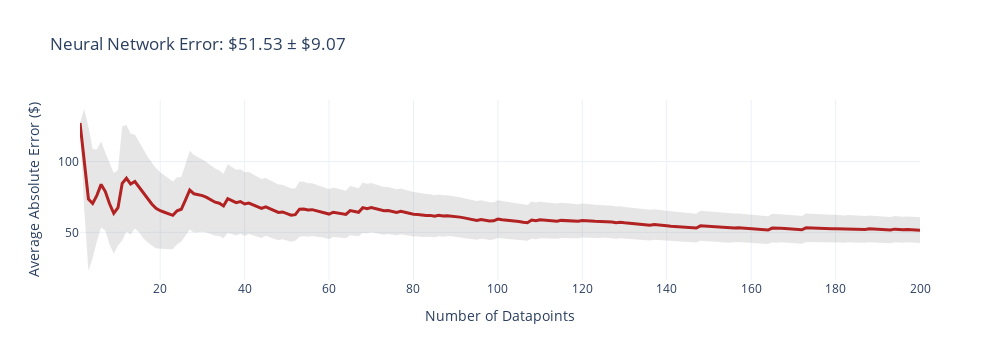
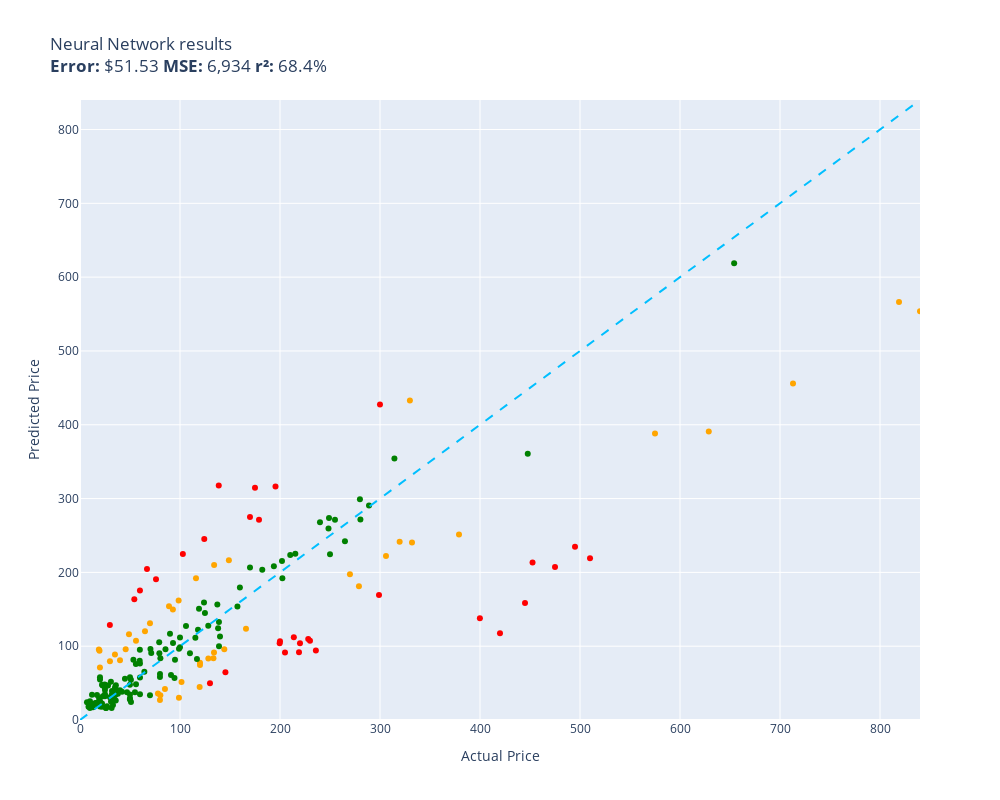

Source (notebook cell) for these figures, in order:
### Code cell
evaluate(neural_network, test)

### Figure 1 — Plotly figure (JSON) as saved in the notebook; plotly's stock layout.template omitted (floating-point values rounded to 4 significant figures; data arrays with more than 128 entries replaced by an {"elided": "..."} marker saying what was removed)
{"data": [{"fill": "toself", "fillcolor": "rgba(128,128,128,0.2)", "hoverinfo": "skip", "line": {"color": "rgba(255,255,255,0)"}, "name": "95% CI", "showlegend": false, "type": "scatter", "x": {"elided": "400 int values"}, "y": {"elided": "400 float values"}}, {"customdata": {"elided": "200x1 float values"}, "hovertemplate": "n=%{x}<br>Avg Error=$%{y:,.2f}<br>±95% CI=$%{customdata[0]:,.2f}<extra></extra>", "line": {"color": "firebrick", "width": 3}, "mode": "lines", "name": "Cumulative Avg Error", "type": "scatter", "x": {"elided": "200 int values"}, "y": {"elided": "200 float values"}}], "layout": {"height": 360, "showlegend": false, "title": {"text": "Neural Network Error: $51.53 ± $9.07"}, "width": 1000, "xaxis": {"title": {"text": "Number of Datapoints"}}, "yaxis": {"title": {"text": "Average Absolute Error ($)"}}}}

### Figure 2 — Plotly figure (JSON) as saved in the notebook; plotly's stock layout.template omitted (floating-point values rounded to 4 significant figures)
{"data": [{"customdata": [["Old Blood Noise Excess V2 Distortion Cho...\nGuess=$91.70 Actual=$219.00"], ["Stand for Raven Pro Document Scanner - P...\nGuess=$128.82 Actual=$29.85"], ["RBC12-UPC Replacement Battery Cartridge ...\nGuess=$107.42 Actual=$229.99"], ["Innovative Percussion CB-6 Chamois Bass ...\nGuess=$163.50 Actual=$54.32"], ["SKB iSeries 3i-13096-6KP Case for BlackM...\nGuess=$314.56 Actual=$174.99"], ["DEWALT 20V MAX* XR Impact Driver with Bl...\nGuess=$213.39 Actual=$452.53"], ["Mini PC, Kinupute Desktop Computer E3-12...\nGuess=$234.68 Actual=$495.00"], ["Travelpro Platinum Elite Slim Business L...\nGuess=$112.22 Actual=$213.83"], ["JRready ST6313 DT Deutsch Connector Kit,...\nGuess=$104.14 Actual=$199.68"], ["Dakota Alert MURS Alert Probe Sensor - M...\nGuess=$104.08 Actual=$219.99"], ["Wenger City Upgrade Laptop Backpack with...\nGuess=$64.60 Actual=$145.42"], ["3D Tree Hole Branches 075 Stair Risers D...\nGuess=$49.84 Actual=$129.99"], ["KOHLER 18865-CP Filtered Water Faucet, P...\nGuess=$207.20 Actual=$475.00"], ["Sumerain S1339CM Double Handle Widesprea...\nGuess=$94.22 Actual=$235.86"], ["Lighted Triangle Mirror Cabinet Bathroom...\nGuess=$158.63 Actual=$445.00"], ["BESTILL Wall Mounted Shower Faucet Set, ...\nGuess=$190.54 Actual=$76.00"], ["Dell Optiplex 390 Desktop Computer i3 3....\nGuess=$245.13 Actual=$124.27"], ["LEGO Marvel Avengers War Machine Buster ...\nGuess=$175.43 Actual=$59.95"], ["Pioneer 2AM401-BN Two Handle Kitchen Fau...\nGuess=$109.68 Actual=$228.22"], ["Canon Sure Shot 90u 35mm Date Camera\nGuess=$137.85 Actual=$399.89"], ["Mikrotik RB3011UIAS-RM RouterBOARD 10xGi...\nGuess=$169.36 Actual=$299.00"], ["MXR Carbon Copy Deluxe Analog Delay Guit...\nGuess=$316.24 Actual=$195.50"], ["GENUINE VOLVO THERMOSTAT (3.0, 3.2) S60 ...\nGuess=$225.02 Actual=$102.85"], ["Universal Power Group 12V 100Ah Sealed L...\nGuess=$106.67 Actual=$199.99"], ["18 Inch White Undermount Kitchen Sink - ...\nGuess=$271.26 Actual=$179.00"], ["SP Air Corporation SP-8102BU 1/4-Inch He...\nGuess=$91.59 Actual=$204.99"], ["Competition Clutch Disc and Pressure Pla...\nGuess=$219.00 Actual=$510.00"], ["Pacific Drums PDCM1618TTRB 16 x 18 Inche...\nGuess=$117.42 Actual=$419.99"], ["HP Laserjet 2100 Laser Printer W/Test Pr...\nGuess=$427.61 Actual=$299.98"], ["KZ ZS10 Pro in Ear Monitor Headphone KZ ...\nGuess=$204.60 Actual=$66.99"], ["Garmin 010-12402-10 GT15M-TM Transom-Mou...\nGuess=$317.72 Actual=$138.74"], ["Xiaomi Redmi 10 2022 NFC 4G LTE (128GB +...\nGuess=$274.99 Actual=$169.99"]], "hovertemplate": "%{customdata[0]}<extra></extra>", "legendgroup": "red", "marker": {"color": "red", "size": 6, "symbol": "circle"}, "mode": "markers", "name": "red", "orientation": "v", "showlegend": true, "type": "scatter", "x": [219.0, 29.85, 230.0, 54.32, 175.0, 452.5, 495.0, 213.8, 199.7, 220.0, 145.4, 130.0, 475.0, 235.9, 445.0, 76.0, 124.3, 59.95, 228.2, 399.9, 299.0, 195.5, 102.8, 200.0, 179.0, 205.0, 510.0, 420.0, 300.0, 66.99, 138.7, 170.0], "xaxis": "x", "y": [91.7, 128.8, 107.4, 163.5, 314.6, 213.4, 234.7, 112.2, 104.1, 104.1, 64.6, 49.84, 207.2, 94.22, 158.6, 190.5, 245.1, 175.4, 109.7, 137.9, 169.4, 316.2, 225.0, 106.7, 271.3, 91.59, 219.0, 117.4, 427.6, 204.6, 317.7, 275.0], "yaxis": "y"}, {"customdata": [["telpo Headlight Assembly Fit For 15 Camr...\nGuess=$192.08 Actual=$115.99"], ["EXMAX NG-10X Fresnel Lens Focusing Adapt...\nGuess=$131.07 Actual=$69.98"], ["SuppliesOutlet Compatible Toner Cartridg...\nGuess=$95.95 Actual=$144.29"], ["Pump Head TBVECHI 175PSI 4KW 5.5HP 21CFM...\nGuess=$432.87 Actual=$329.90"], ["Bam France 2002XL Contoured Hightech Bla...\nGuess=$455.83 Actual=$713.00"], ["Metabo HPT 36V MultiVolt™ Cordless Rotar...\nGuess=$251.45 Actual=$379.00"], ["Intermatic PX300 12V 300W Transformer wi...\nGuess=$91.35 Actual=$134.00"], ["HK SYSTEMS 13\" Heavy Duty Black \"Push\" O...\nGuess=$42.01 Actual=$84.95"], ["Bam Trekking 3027SB Single Black Clarine...\nGuess=$240.34 Actual=$332.00"], ["Aolemi Oil Rubbed Bronze Single Function...\nGuess=$161.93 Actual=$98.65"], ["Clementoni 39132.5 Jigsaw Puzzle 1,000 P...\nGuess=$27.03 Actual=$79.95"], ["KOMPUTERBAY 4GB 2X 2GB DDR2 1066MHz PC2-...\nGuess=$33.65 Actual=$80.34"], ["Canon EOS Rebel T7 Digital SLR Camera wi...\nGuess=$566.27 Actual=$819.00"], ["Fjallraven, Kanken Laptop 15\" Backpack f...\nGuess=$44.64 Actual=$119.65"], ["Diversitech WG840585 Motor, (Ddb) 1/3Hp,...\nGuess=$210.11 Actual=$134.12"], ["MC: Pindicator (Dual Intensity Amber)\nGuess=$80.93 Actual=$40.00"], ["Webcem Solar Shed Light Outdoor Indoor, ...\nGuess=$35.92 Actual=$77.96"], ["Poison Spyder 10-08-020 Rocker Knocker\nGuess=$390.83 Actual=$628.76"], ["Engine Thermostat, Replace 19301-PAA-306...\nGuess=$95.46 Actual=$18.89"], ["Pidoko Kids Train Table, Grey with 90 Pc...\nGuess=$74.63 Actual=$119.97"], ["Ceramic Talavera Mexican Tile 4x4\", 9 Pi...\nGuess=$79.67 Actual=$29.95"], ["Marvel Legends Series X-Men 6-Inch Archa...\nGuess=$30.00 Actual=$98.95"], ["Kingston Brass KS269SN Kingston Clawfoot...\nGuess=$222.34 Actual=$305.99"], ["EMART Photography C Stand with Boom Arm,...\nGuess=$77.60 Actual=$119.99"], ["KOHLER K-1185540-CP Assembly-Slider\nGuess=$95.69 Actual=$45.67"], ["Aeromotive 13304 Regulator, X1 Adjustabl...\nGuess=$197.35 Actual=$269.95"], ["Walker Exhaust Ultra EPA 16478 Direct Fi...\nGuess=$388.06 Actual=$574.99"], ["DuraGo 29515020 Front Hub Assembly\nGuess=$83.40 Actual=$128.34"], ["Chalkboard Name Badges with Magnetic Bac...\nGuess=$71.17 Actual=$19.95"], ["Linkloos Solar Street Lights Outdoor Wat...\nGuess=$107.42 Actual=$55.99"], ["CradlePoint Compact Broadband Router (CB...\nGuess=$154.05 Actual=$89.00"], ["Cardone 84-58642 New HEI Electronic Dist...\nGuess=$123.51 Actual=$165.99"], ["UPR Mach 1 Chin Spoiler Fits 94-98 Musta...\nGuess=$120.26 Actual=$64.99"], ["Lorell Bell Chair Glide, 2.5\", Black\nGuess=$93.69 Actual=$19.50"], ["VIPMOTOZ Sequential Turn Signal Premium ...\nGuess=$181.30 Actual=$278.94"], ["A-Premium Front Suspension Steering Knuc...\nGuess=$116.10 Actual=$48.99"], ["Venom Power Terra Hunter R/T+ R/T All-Te...\nGuess=$241.49 Actual=$319.65"], ["Dell XPS 13 9343-2727SLV 13.3\" Full HD S...\nGuess=$553.83 Actual=$839.99"], ["DuraGo BR5330 Front Vented Disc Brake Ro...\nGuess=$51.33 Actual=$101.51"], ["Vinyl Soft Top Roll-up Adjustable Truck ...\nGuess=$216.45 Actual=$148.88"], ["Blanco 230966 Valea Stainless Steel Sink...\nGuess=$149.79 Actual=$92.88"], ["Targus CityGear Durable Backpack, Black,...\nGuess=$83.59 Actual=$133.43"], ["Jada Toys Ryan's World Combo Panda Airli...\nGuess=$88.72 Actual=$34.94"]], "hovertemplate": "%{customdata[0]}<extra></extra>", "legendgroup": "orange", "marker": {"color": "orange", "size": 6, "symbol": "circle"}, "mode": "markers", "name": "orange", "orientation": "v", "showlegend": true, "type": "scatter", "x": [116.0, 69.98, 144.3, 329.9, 713.0, 379.0, 134.0, 84.95, 332.0, 98.65, 79.95, 80.34, 819.0, 119.7, 134.1, 40.0, 77.96, 628.8, 18.89, 120.0, 29.95, 98.95, 306.0, 120.0, 45.67, 269.9, 575.0, 128.3, 19.95, 55.99, 89.0, 166.0, 64.99, 19.5, 278.9, 48.99, 319.6, 840.0, 101.5, 148.9, 92.88, 133.4, 34.94], "xaxis": "x", "y": [192.1, 131.1, 95.95, 432.9, 455.8, 251.5, 91.35, 42.01, 240.3, 161.9, 27.03, 33.65, 566.3, 44.64, 210.1, 80.93, 35.92, 390.8, 95.46, 74.63, 79.67, 30.0, 222.3, 77.6, 95.69, 197.4, 388.1, 83.4, 71.17, 107.4, 154.1, 123.5, 120.3, 93.69, 181.3, 116.1, 241.5, 553.8, 51.33, 216.4, 149.8, 83.59, 88.72], "yaxis": "y"}, {"customdata": [["NewPower99 Battery Kit for Samsung Galax...\nGuess=$37.69 Actual=$54.95"], ["ACDelco GM Original Equipment FW339 Fron...\nGuess=$225.23 Actual=$215.33"], ["8544771 Dryer Heating Element, 279816 Th...\nGuess=$26.52 Actual=$35.74"], ["46mm Digital Pro High-Resolution Close-U...\nGuess=$54.98 Actual=$19.99"], ["Panasonic KX-TG6511B DECT 6.0 PLUS Expan...\nGuess=$105.38 Actual=$79.20"], ["LOVE MEI Galaxy S10 Lite Case, Military ...\nGuess=$27.62 Actual=$32.98"], ["GJY Portable TV,10.6 inch Mini TV for AT...\nGuess=$90.60 Actual=$79.36"], ["LD Products Compatible Toner Cartridge R...\nGuess=$34.63 Actual=$49.98"], ["APS iBoard 6-inch Aluminum (Black Powder...\nGuess=$223.63 Actual=$210.23"], ["PEMP E65 E66 CDC Simulate Optical Fiber ...\nGuess=$150.73 Actual=$119.00"], ["CORSAIR Dominator Platinum RGB 32GB (2x1...\nGuess=$159.22 Actual=$124.00"], ["June Garden 12\" Sweet Dolly Charlotte - ...\nGuess=$25.79 Actual=$19.99"], ["10GBase-LR SFP+ Transceiver, Handar 10GB...\nGuess=$57.85 Actual=$19.99"], ["Deco Mount Pro Tripod Microphone Stand w...\nGuess=$76.43 Actual=$59.95"], ["GanFindX Portable Car Hand Controls for ...\nGuess=$179.41 Actual=$159.90"], ["Scranton & Co 3 Drawer Mobile File Cabin...\nGuess=$111.32 Actual=$115.35"], ["Evergreen HSHB2005 Cylinder Head Gasket ...\nGuess=$80.29 Actual=$59.69"], ["Task T24287 Roman Ogee Router Bit with 1...\nGuess=$76.01 Actual=$55.88"], ["Southwire 120V/15A Right Angle User Atta...\nGuess=$35.61 Actual=$37.87"], ["15\" Locking Shower Head Extension Arm in...\nGuess=$58.34 Actual=$79.95"], ["Mylites+ Standard Comic Book Mylar Sleev...\nGuess=$43.91 Actual=$34.99"], ["Tidal Front + Rear Fender Flares 4PC Poc...\nGuess=$271.31 Actual=$254.99"], ["DALDED LED Light Kit for Lego Sonic Gree...\nGuess=$34.87 Actual=$24.99"], ["152MM Hole Saws M42 Bi-Metal High Speed ...\nGuess=$20.89 Actual=$17.99"], ["Baseball Backpacks Large 18 Inch Bookbag...\nGuess=$34.11 Actual=$31.77"], ["AUTOFREE LED Tail Lights Assembly Compat...\nGuess=$215.47 Actual=$201.99"], ["Adams Check Payment and Deposit Register...\nGuess=$34.29 Actual=$35.49"], ["Projector, CRAZVIEW Projector with WiFi ...\nGuess=$81.58 Actual=$53.40"], ["Retevis RT68 Soft Earhook Walkie Talkie ...\nGuess=$23.93 Actual=$6.99"], ["Evan-Fischer Front Bumper Cover Compatib...\nGuess=$191.95 Actual=$202.38"], ["Laisomeke Waterproof Junction Box, Unive...\nGuess=$21.45 Actual=$11.99"], ["Festool 492370 Platin 2 S1000 Grit 6-Inc...\nGuess=$60.84 Actual=$91.00"], ["Western Digital Enterprise RE4-GP 2TB SA...\nGuess=$90.41 Actual=$109.95"], ["DIMARZIO 204284 DP 163FBK Blues Bucker G...\nGuess=$116.97 Actual=$89.99"], ["VLAND LED Smoked Taillights Compatible F...\nGuess=$267.86 Actual=$239.99"], ["PM Auto Front Right Quick Complete Strut...\nGuess=$145.01 Actual=$124.94"], ["Tablet PC Cover Compatible with Lenovo T...\nGuess=$16.36 Actual=$31.61"], ["Miyaya@ Funny Animal Masks Collection fo...\nGuess=$23.53 Actual=$16.99"], ["Trail Gear Twin Stick Kit for Top Shift ...\nGuess=$299.12 Actual=$279.92"], ["Ultra Duster Canned Air Net 10 Oz 6-Pack\nGuess=$27.86 Actual=$49.90"], ["Beck/Arnley 0421945 Air Filter\nGuess=$47.17 Actual=$35.87"], ["IQShield Screen Protector Compatible wit...\nGuess=$16.36 Actual=$9.95"], ["Liberty Imports 12 Pack: US Military Toy...\nGuess=$33.77 Actual=$16.98"], ["Neporal Full Spectrum Light Bulb, 6000K ...\nGuess=$21.49 Actual=$18.59"], ["Satco S9596, 4 Count (Pack of 1), 4.18\nGuess=$34.09 Actual=$12.00"], ["Intrepid International Dressage Letters-...\nGuess=$18.46 Actual=$26.99"], ["ANZO USA 111207 GMC SIERRA 99-06 / YUKON...\nGuess=$203.65 Actual=$182.28"], ["KUNN Small Electrician Tool Pouch Utilit...\nGuess=$22.35 Actual=$21.99"], ["Trim Kit for 2-handle Shower & Tub Valve...\nGuess=$81.56 Actual=$94.99"], ["iPhone 12/12 Pro Nicaragua Guardabarranc...\nGuess=$18.30 Actual=$19.97"], ["Replacement Remote Control for PANASONIC...\nGuess=$35.84 Actual=$34.95"], ["KS K-STORM Replacement Silicone Mushroom...\nGuess=$17.85 Actual=$8.50"], ["LSSAGOON Backpack for Women Teen Kids Gi...\nGuess=$29.08 Actual=$33.99"], ["Grey Pneumatic 1311SD Impact Socket Set\nGuess=$153.79 Actual=$157.43"], ["4LT LUMINETTE Vanity Opal GLS BSN\nGuess=$111.90 Actual=$99.99"], ["4pc Wheel Spacers Adapters 4\" (2inch Per...\nGuess=$82.59 Actual=$116.95"], ["GE RPWF SmartWater Comparable Refrigerat...\nGuess=$40.17 Actual=$36.99"], ["Urth 62mm UV, Circular Polarizing (CPL),...\nGuess=$99.96 Actual=$139.00"], ["MGP Caliper Covers 39011SACURD Red Powde...\nGuess=$273.55 Actual=$249.00"], ["LSI Broadcom SAS 9300-8i 8-port 12Gb/s S...\nGuess=$122.21 Actual=$118.00"], ["Royal Designs, Inc. Decorative Abundant ...\nGuess=$40.52 Actual=$24.95"], ["NewFantasia Replacement Audio Cable with...\nGuess=$24.97 Actual=$31.00"], ["MONOCARBON Forged Carbon Fiber Case for ...\nGuess=$34.95 Actual=$59.99"], ["AC Compressor & A/C Kit For BMW 335i 335...\nGuess=$354.39 Actual=$314.41"], ["Wilkinson LOW GAUSS Vintage Tone Strat S...\nGuess=$51.83 Actual=$30.93"], ["Ibanez M510OVS Acoustic Mandolin in Vint...\nGuess=$206.77 Actual=$169.99"], ["Berta (6 Pieces) 1-1/4 inch Overlay, 90 ...\nGuess=$48.09 Actual=$24.66"], ["USB Charger, CIVIE High Speed 60W Multip...\nGuess=$23.18 Actual=$15.99"], ["Pyle Wireless Rear View Backup Camera - ...\nGuess=$96.26 Actual=$70.45"], ["Hp Pavilion P7-1257c Motherboard Aahd3-h...\nGuess=$95.16 Actual=$59.86"], ["Kastar Battery Pack Replacement for Sony...\nGuess=$20.55 Actual=$19.99"], ["Auertech Portable Washing Machine, 14lbs...\nGuess=$96.43 Actual=$98.99"], ["New Replacement seat cover fits Yamaha M...\nGuess=$132.67 Actual=$138.95"], ["Amana Tool - SC587 Carbide Tipped 3-Wing...\nGuess=$90.90 Actual=$71.23"], ["Evan Fischer Radiator Cooling Fan Assemb...\nGuess=$156.31 Actual=$137.34"], ["ECCPP Power Steering Pump for 2009-2010 ...\nGuess=$95.97 Actual=$85.48"], ["AZX Stylus Pencil for Apple iPad Pro 202...\nGuess=$30.74 Actual=$29.99"], ["Raspberry Pi 3 Model B+ Aluminum Case Me...\nGuess=$22.83 Actual=$14.99"], ["Skullcandy Hesh Evo Bluetooth Headphones...\nGuess=$33.53 Actual=$69.99"], ["ROHL WSGUM3018WH Wire Sink Grids, White\nGuess=$127.85 Actual=$128.28"], ["ASUS VY279HE-W 27” 1080P Monitor - White...\nGuess=$124.22 Actual=$138.10"], ["LCD Screen for Dell Inspiron 17R 17.3\" H...\nGuess=$65.47 Actual=$64.37"], ["Music Hall pa15.3 MM/MC Phono Preamplifi...\nGuess=$224.55 Actual=$250.00"], ["Diversitech UC2436-3 Ultralite Condenser...\nGuess=$83.78 Actual=$80.39"], ["4 Inches Rolled Muffler Tip Catback Exha...\nGuess=$208.30 Actual=$193.88"], ["CTLAMP XL-2100 Professional Quality XL-2...\nGuess=$39.17 Actual=$32.00"], ["200 ' feet True 14 Gauge AWG CCA Speaker...\nGuess=$55.74 Actual=$44.95"], ["APS iBoard (304 Stainless Steel Polished...\nGuess=$242.33 Actual=$264.95"], ["200 Couples Conversation Cards - Enjoy B...\nGuess=$20.44 Actual=$32.97"], ["The Puppet Company - Carpet-Unicorn, Whi...\nGuess=$23.34 Actual=$19.00"], ["KUNFINE Android Radio CarPlay & Android ...\nGuess=$127.35 Actual=$106.00"], ["KYX Racing Hardened Steel Center Drive S...\nGuess=$37.73 Actual=$46.99"], ["StonKraft Brass Chess Board Game Set wit...\nGuess=$113.07 Actual=$140.00"], ["Baumgartens Sicurix Blank PVC ID Cards (...\nGuess=$29.29 Actual=$19.11"], ["OEM Samsung Remote Control Shipped with ...\nGuess=$48.46 Actual=$56.00"], ["Custom Engagement Logo Desk Embosser Sea...\nGuess=$47.73 Actual=$49.95"], ["Audio Techinca ATW-T1002 System 10 Handh...\nGuess=$290.50 Actual=$289.00"], ["520 Pieces Christmas Envelope Seal Stick...\nGuess=$16.36 Actual=$25.99"], ["LD Compatible Ink Cartridge Replacement ...\nGuess=$38.23 Actual=$41.99"], ["BestPricedDecals Wine A BIT, You'll Feel...\nGuess=$17.41 Actual=$12.98"], ["VATOS 4 Packs Bubble Machine Gun for Kid...\nGuess=$32.07 Actual=$22.88"], ["Steering Wheel, Carbon Fiber Automotive ...\nGuess=$360.69 Actual=$447.74"], ["BXYJY for Samsung Galaxy Z Fold 3 Case w...\nGuess=$29.40 Actual=$49.99"], ["VONADO Space Wars Colonial Viper MK1 Bui...\nGuess=$40.15 Actual=$39.99"], ["Replacement Remote Control fit for Sony ...\nGuess=$25.50 Actual=$9.99"], ["Disney Princess Sparkling Princess Sleep...\nGuess=$44.04 Actual=$24.95"], ["sabermaster TCG Playmat yugioh playmat T...\nGuess=$18.10 Actual=$21.99"], ["Star Wars Die-Cast Metal TITANIUM Series...\nGuess=$46.65 Actual=$22.70"], ["Glovion Music Stand Light, Clip On Piano...\nGuess=$46.73 Actual=$27.99"], ["Samsung DA97-07603B Freezer Ice Maker As...\nGuess=$104.36 Actual=$93.02"], ["Intex River Run Connect Lounge (Four)\nGuess=$56.82 Actual=$94.49"], ["Empava 24\" Single Wall Ovens 10 Cooking ...\nGuess=$618.80 Actual=$654.14"], ["Think Gizmos Build Your Own Robot Toys f...\nGuess=$32.04 Actual=$24.95"], ["PowerSport Front Rear Brakes and Rotors ...\nGuess=$259.46 Actual=$248.51"], ["Viola Bow 4/4 Full Size Carbon Fiber (Bl...\nGuess=$57.96 Actual=$49.99"], ["VTech Strum and Jam Kidi Musical Guitar ...\nGuess=$47.72 Actual=$21.99"], ["Fender Hendrix Voodoo Child Coiled Instr...\nGuess=$57.67 Actual=$59.99"], ["W11130208 W10695459 Refrigerator LED Mod...\nGuess=$46.69 Actual=$26.59"], ["Pyle 2x120 Watt Home Audio Speaker Power...\nGuess=$54.42 Actual=$50.92"], ["STICKGOO Peel and Stick Backsplash for K...\nGuess=$38.99 Actual=$34.99"], ["Fitness Center Gym Room Weight Train Dua...\nGuess=$98.58 Actual=$99.99"], ["MonMount Triple Monitor Stand Freestandi...\nGuess=$62.35 Actual=$79.99"], ["For Volvo C70 S70 V70 V40 S40 AC Compres...\nGuess=$271.65 Actual=$280.41"], ["Refresh NSF-53 Premium Replacement Refri...\nGuess=$24.23 Actual=$50.99"], ["NICKSTON Red Sparkling Glitter Slim Band...\nGuess=$16.36 Actual=$25.99"]], "hovertemplate": "%{customdata[0]}<extra></extra>", "legendgroup": "green", "marker": {"color": "green", "size": 6, "symbol": "circle"}, "mode": "markers", "name": "green", "orientation": "v", "showlegend": true, "type": "scatter", "x": [54.95, 215.3, 35.74, 19.99, 79.2, 32.98, 79.36, 49.98, 210.2, 119.0, 124.0, 19.99, 19.99, 59.95, 159.9, 115.3, 59.69, 55.88, 37.87, 79.95, 34.99, 255.0, 24.99, 17.99, 31.77, 202.0, 35.49, 53.4, 6.99, 202.4, 11.99, 91.0, 110.0, 89.99, 240.0, 124.9, 31.61, 16.99, 279.9, 49.9, 35.87, 9.95, 16.98, 18.59, 12.0, 26.99, 182.3, 21.99, 94.99, 19.97, 34.95, 8.5, 33.99, 157.4, 99.99, 117.0, 36.99, 139.0, 249.0, 118.0, 24.95, 31.0, 59.99, 314.4, 30.93, 170.0, 24.66, 15.99, 70.45, 59.86, 19.99, 98.99, 138.9, 71.23, 137.3, 85.48, 29.99, 14.99, 69.99, 128.3, 138.1, 64.37, 250.0, 80.39, 193.9, 32.0, 44.95, 264.9, 32.97, 19.0, 106.0, 46.99, 140.0, 19.11, 56.0, 49.95, 289.0, 25.99, 41.99, 12.98, 22.88, 447.7, 49.99, 39.99, 9.99, 24.95, 21.99, 22.7, 27.99, 93.02, 94.49, 654.1, 24.95, 248.5, 49.99, 21.99, 59.99, 26.59, 50.92, 34.99, 99.99, 79.99, 280.4, 50.99, 25.99], "xaxis": "x", "y": [37.69, 225.2, 26.52, 54.98, 105.4, 27.62, 90.6, 34.63, 223.6, 150.7, 159.2, 25.79, 57.85, 76.43, 179.4, 111.3, 80.29, 76.01, 35.61, 58.34, 43.91, 271.3, 34.87, 20.89, 34.11, 215.5, 34.29, 81.58, 23.93, 191.9, 21.45, 60.84, 90.41, 117.0, 267.9, 145.0, 16.36, 23.53, 299.1, 27.86, 47.17, 16.36, 33.77, 21.49, 34.09, 18.46, 203.7, 22.35, 81.56, 18.3, 35.84, 17.85, 29.08, 153.8, 111.9, 82.59, 40.17, 99.96, 273.6, 122.2, 40.52, 24.97, 34.95, 354.4, 51.83, 206.8, 48.09, 23.18, 96.26, 95.16, 20.55, 96.43, 132.7, 90.9, 156.3, 95.97, 30.74, 22.83, 33.53, 127.9, 124.2, 65.47, 224.5, 83.78, 208.3, 39.17, 55.74, 242.3, 20.44, 23.34, 127.3, 37.73, 113.1, 29.29, 48.46, 47.73, 290.5, 16.36, 38.23, 17.41, 32.07, 360.7, 29.4, 40.15, 25.5, 44.04, 18.1, 46.65, 46.73, 104.4, 56.82, 618.8, 32.04, 259.5, 57.96, 47.72, 57.67, 46.69, 54.42, 38.99, 98.58, 62.35, 271.7, 24.23, 16.36], "yaxis": "y"}, {"hoverinfo": "skip", "line": {"color": "deepskyblue", "dash": "dash", "width": 2}, "mode": "lines", "name": "y = x", "showlegend": false, "type": "scatter", "x": [0, 840.0], "y": [0, 840.0]}], "layout": {"height": 800, "legend": {"title": {"text": "color"}, "tracegroupgap": 0}, "showlegend": false, "title": {"text": "Neural Network results<br><b>Error:</b> $51.53 <b>MSE:</b> 6,934 <b>r²:</b> 68.4%"}, "width": 1000, "xaxis": {"anchor": "y", "domain": [0, 1], "range": [0, 840.0], "title": {"text": "Actual Price"}}, "yaxis": {"anchor": "x", "domain": [0, 1], "range": [0, 840.0], "title": {"text": "Predicted Price"}}}}
